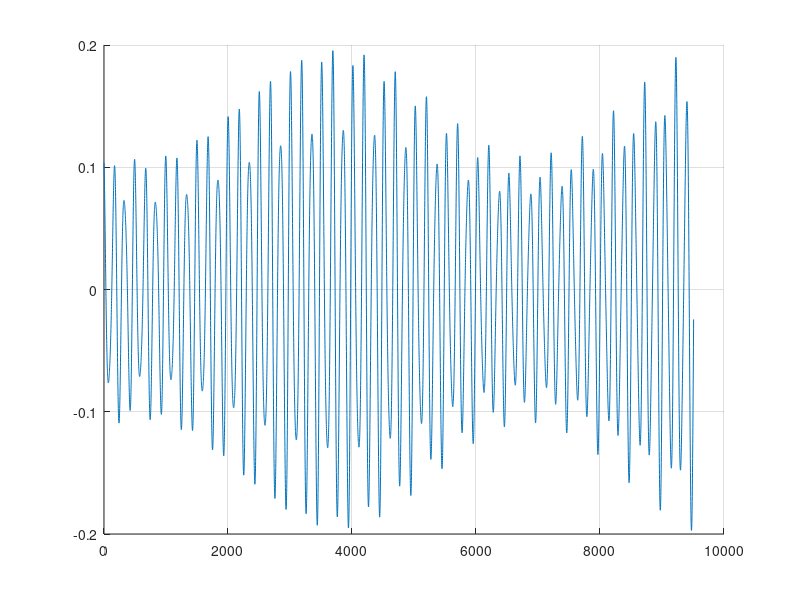

The MATLAB script that drew this image:
clf
hold on
load('output.txt', "-ascii")

output=transpose(output)

indicies=1:1:length(output)

plot(indicies, output)
grid on

hold off
